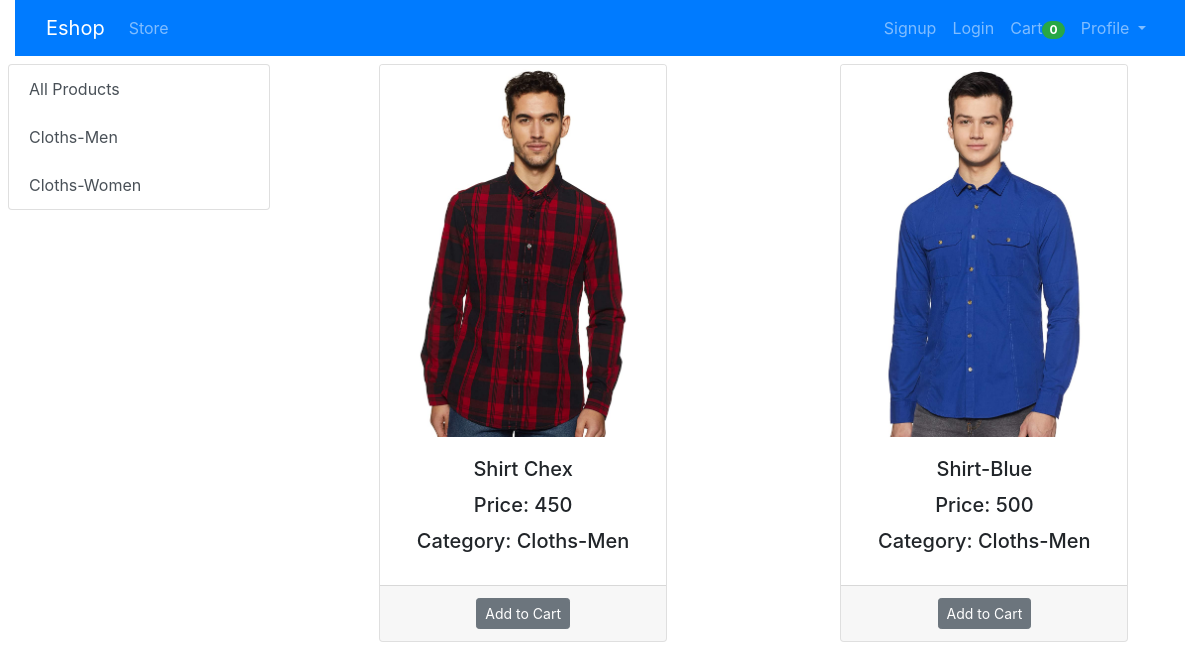
/?category=1, run on the app's committed database.
### store/models/category.py (models this page shows)
class Category(models.Model):
    name=models.CharField(max_length=20)
    def __str__(self):
        return self.name
    @staticmethod
    def get_all_categories():
        return Category.objects.all()

### store/models/product.py (models this page shows, shortened)
class Product(models.Model):
    name=models.CharField(max_length=50)
    price=models.IntegerField(default=0)
    category=models.ForeignKey(Category,on_delete=models.CASCADE,default=1)
    description=models.CharField(max_length=200,default='',null=True,blank=True)
    image=models.ImageField(upload_to='uploads/products/')
    @staticmethod
    def get_all_products():
        return Product.objects.all()
    @staticmethod
    def get_by_id(category_id):
        if(category_id):
            return Product.objects.filter(category=category_id)
        else:
            return Product.objects.all()

### store/views/index.py (the view, shortened to what this page needs)
# urls.py: path('', index.Index.as_view(),name='index'),
class Index(View):
    def get(self,request):
        cart=request.session.get('cart')
        if not cart:
            request.session['cart']={}
        products=Product.get_all_products()
        category=Category.get_all_categories()
        categoryID=request.GET.get('category')
        if(categoryID):
            products=Product.get_by_id( categoryID)
        data={}
        data['products']=products
        data['category']=category
        return  render(request,'index.html',data)

### store/templatetags/cart.py (called while the page is built)
@register.filter(name='is_in_cart')
def is_in_cart(product,cart):
    keys=cart.keys()
    for id in keys:
        if int(id)==product.id:
            return True
    return False

### store/templates/index.html (shortened to what this page needs)
{% extends 'base.html' %}
{% block body %}
{% load cart %}
 <div class='row'>
    <div class="col-lg-3">
        <div class="list-group px-2">
             <a href="/" class="list-group-item list-group-item-action " aria-current="true">
                All Products
            </a>
            {% for cat in category %}
                <a href="/?category={{cat.id}}" class="list-group-item list-group-item-action " aria-current="true">
                {{cat.name}}
                </a>
            {% endfor %}
        </div>
    </div>
    <div class="col-lg-9">
        <div class='row '>
            {% for product in products %}
                <div class="card mx-auto  text-center p-0" id='{{product.id}}'style="width: 18rem;">
                    <img src='{{product.image.url}}' class="card-img-top" alt="...">
                            <div class="card-body">
                                <h5 class="card-title ">{{product.name}}</h5>
                                <h5 class="card-title ">Price: {{product.price}}</h5>
                                <h5 class="card-title ">Category: {{product.category}}</h5>
                            </div>
                            <div class='card-footer'>
                                {% if product|is_in_cart:request.session.cart %}
                                    <div class=' text-center row' >
                                        <form action="/#{{product.id}}" method="POST"  class="col-3">
                                            {% csrf_token %}
                                            <input  hidden type="text" name='id' value={{product.id}}>
                                            <input  hidden type="text" name='remove' value="True">
                                            <input type='submit'  value='-'class=' btn btn-block btn-secondary'>
                                        </form>
                                        <div class='text-center col'>{{product|cart_quantity:request.session.cart}} in Cart</div>
                                        <form action="/#{{product.id}}" method="POST"  class="col-3">
                                            {% csrf_token %}
                                            <input  hidden type="text" name='id' value={{product.id}}>
                                            <input type='submit'  value='+'class=' btn btn-block btn-secondary'>
                                        </form>
                                    </div>
                                {% else %}
                                    <div>
                                        <form action="/#{{product.id}}" method="POST"  class="btn-block p-0">
                                            <button type='submit' class="btn btn-secondary btn-sm">Add to Cart</button>
                                        </form>
                                    </div>
                                {% endif %}
                            </div>
                </div>
            {% endfor %}
        </div>
    </div>
</div>
{% endblock body %}

### data on the page
Category: name "Cloths-Men"
Category: name "Cloths-Women"
Product: image (picture), name "Shirt Chex", price "450", category "Cloths-Men"
Product: image (picture), name "Shirt-Blue", price "500", category "Cloths-Men"

### other printed values
{{ request.session.cart.keys|length }} "0"
